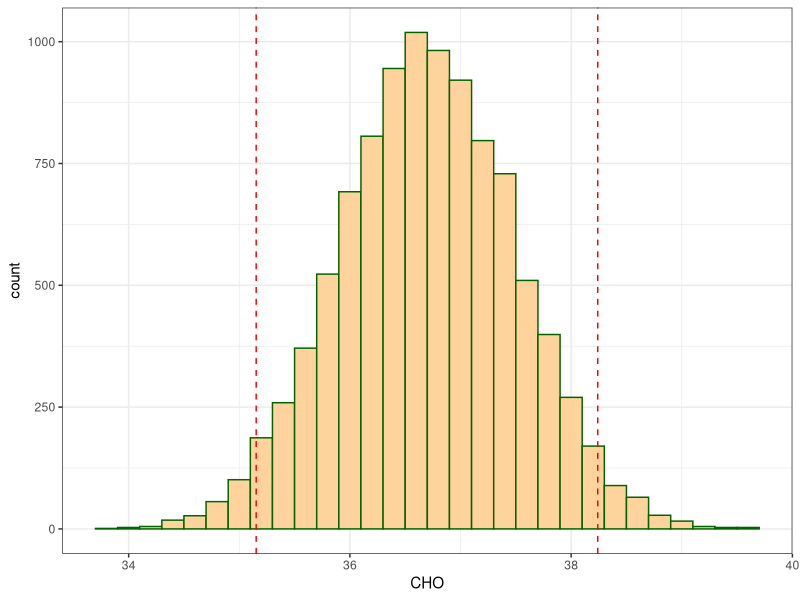
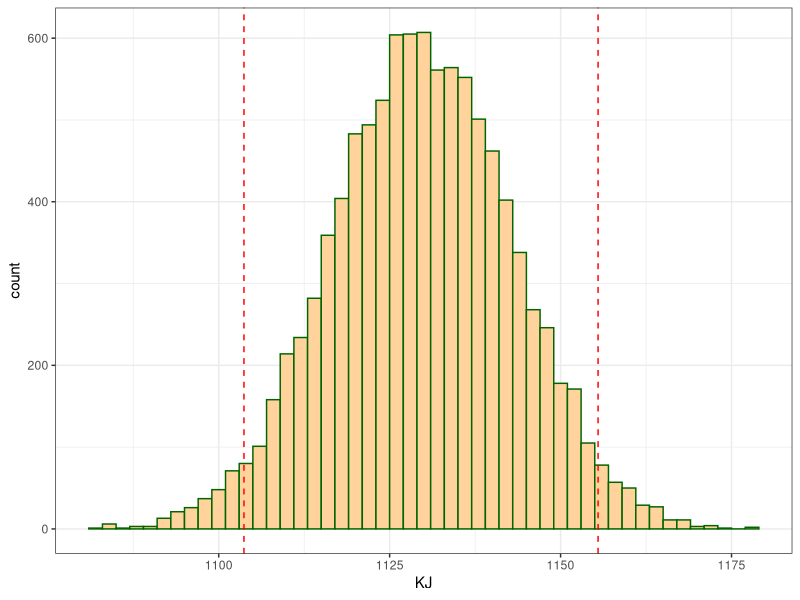

Write the R code that produced these figures, in order.
library(dplyr)
library(ggplot2)


#---- Set number of replicates -------------------------------------------  

n <- 10000

#---- Set compositional parameters (Mean & sd) ---------------------------

moisture_result <- 40
moisture_sd   <- 0.47

ash_result <- 4
ash_sd   <- 0.07

fat_result <- 10
fat_sd   <- 0.32

prot_result <- 8.0
prot_sd   <- 0.27

df_result <- 1.3
df_sd   <- 0.47

# --- Create random data -------------------------------------------------

MOIST <- rnorm(n, moisture_result, moisture_sd)
ASH <- rnorm(n, ash_result, ash_sd)
FAT <- rnorm(n, fat_result, fat_sd)
PROT <- rnorm(n, prot_result, prot_sd)
DF <- rnorm(n, df_result, df_sd)

# ---- Create dataframe --------------------------------------------------

nip <- as.data.frame(cbind(MOIST, ASH, FAT, PROT, DF))

# ---- Create CHO & kJ data ----------------------------------------------

nip <- nip %>%
        mutate(CHO = 100-MOIST-ASH-FAT-PROT-DF, 
               KJ = 37*FAT+17*(PROT + CHO)) 

# ---- Create CHO & kJ summary -------------------------------------------

cho_kj <- nip %>%
        summarise(CHO_mean = round(mean(CHO),2),
                  CHO_mu = round(2*sd(CHO),2),
                  KJ_mean = round(mean(KJ),0),
                  KJ_sd = round(2*sd(KJ),0))

# ---- Determine limits --------------------------------------------------

limits_CHO <- quantile(nip$CHO, c(0.025, 0.975))
limits_KJ <- quantile(nip$KJ, c(0.025, 0.975))

# ---- Plot Histograms ---------------------------------------------------

plot_CHO <- ggplot(nip, aes(x=CHO)) + 
        geom_histogram(binwidth = 0.2, colour = "darkgreen", fill = "burlywood1") +
        geom_vline(xintercept = limits_CHO[1], lty=2, colour = "red") +
        geom_vline(xintercept = limits_CHO[2], lty=2, colour = "red") +
        theme_bw()
plot_CHO

plot_KJ <- ggplot(nip, aes(x=KJ)) + 
        geom_histogram(binwidth = 2, colour = "darkgreen", fill = "burlywood1") +
        geom_vline(xintercept = limits_KJ[1], lty=2, colour = "red") +
        geom_vline(xintercept = limits_KJ[2], lty=2, colour = "red") +
        theme_bw()
plot_KJ

# ---- Print summary data ------------------------------------------------

cho_kj

